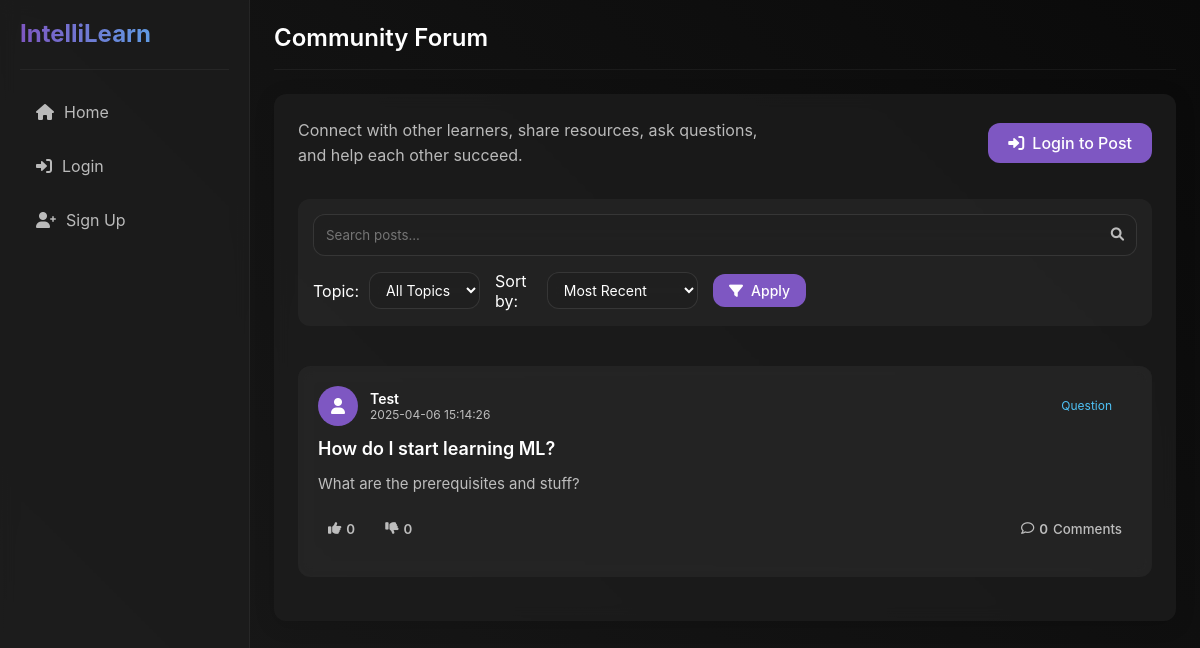
/forum, run on an earlier commit of the app's database.
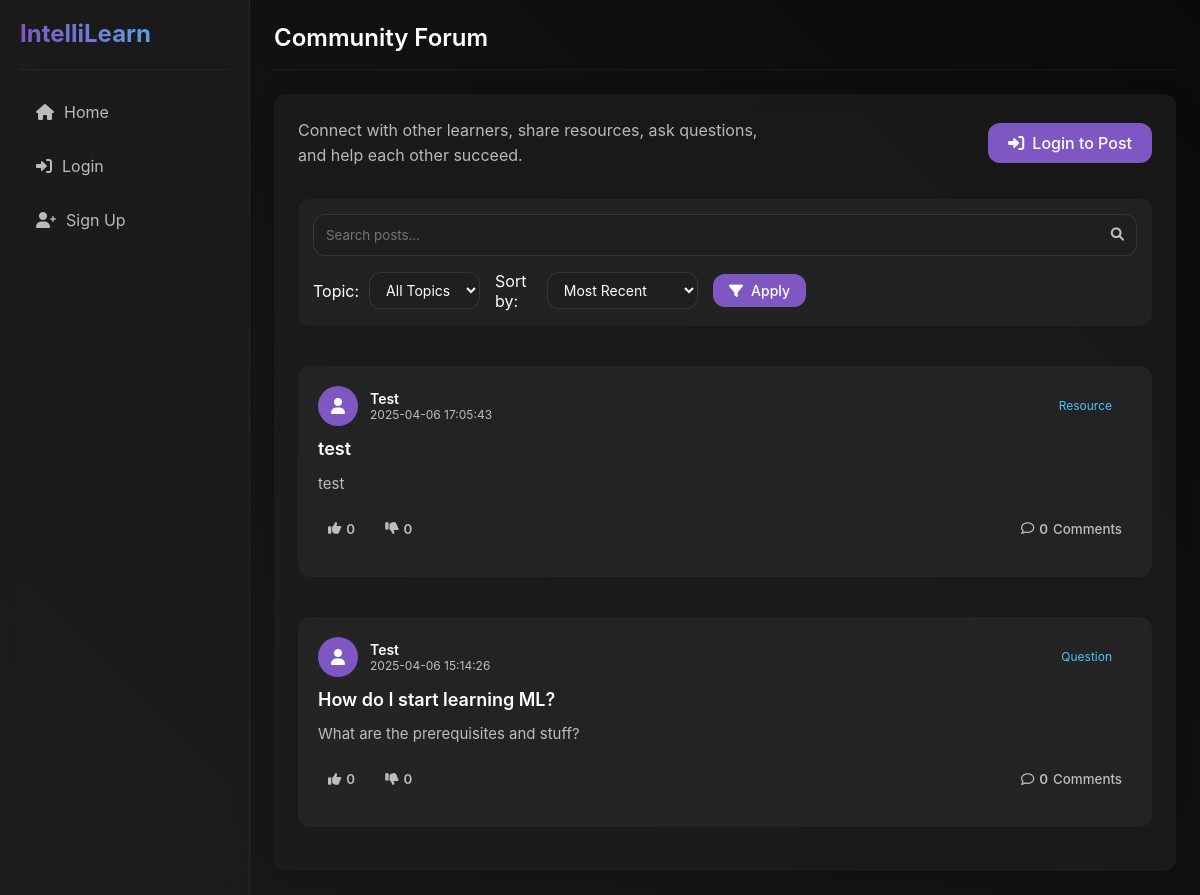
And on a later commit of the database.
### models.py (models this page shows, shortened)
class ForumPost(db.Model):
    __tablename__ = 'forum_posts'
    id = db.Column(db.Integer, primary_key=True)
    title = db.Column(db.String(200), nullable=False)
    content = db.Column(db.Text, nullable=False)
    author_id = db.Column(db.Integer, db.ForeignKey('users.id'), nullable=False)
    topic = db.Column(db.String(50), nullable=True)  # New field for post topic
    created_at = db.Column(db.DateTime, default=datetime.datetime.utcnow)
    has_image = db.Column(db.Boolean, default=False)
    image_path = db.Column(db.String(255), nullable=True)
    likes = db.Column(db.Integer, default=0)
    dislikes = db.Column(db.Integer, default=0)
    comments = db.relationship('ForumComment', backref='post', lazy=True, cascade='all, delete-orphan')
    reactions = db.relationship('ForumReaction', backref='post', lazy=True, cascade='all, delete-orphan')
    def to_dict(self):
        return {
            'id': self.id,
            'title': self.title,
            'content': self.content,
            'author': self.author.username,
            'author_id': self.author_id,
            'topic': self.topic,  # Include topic in dict
            'timestamp': self.created_at.timestamp(),
            'has_image': self.has_image,
            'image_path': self.image_path,
            'likes': self.likes,
            'dislikes': self.dislikes,
            'comments': [comment.to_dict() for comment in self.comments]
        }

class User(db.Model):
    __tablename__ = 'users'
    id = db.Column(db.Integer, primary_key=True)
    username = db.Column(db.String(50), unique=True, nullable=False)
    password = db.Column(db.String(100), nullable=False)
    points = db.Column(db.Integer, default=0)
    level = db.Column(db.Integer, default=1)
    streak = db.Column(db.Integer, default=0)
    completed_topics = db.Column(db.Text, default='[]')  # JSON string of completed topics
    is_premium = db.Column(db.Boolean, default=False)
    premium_until = db.Column(db.DateTime, nullable=True)
    created_at = db.Column(db.DateTime, default=datetime.datetime.utcnow)
    education_level = db.Column(db.String(100), nullable=True)  # e.g., High School, Bachelor's, Master's
    field_of_study = db.Column(db.String(100), nullable=True)  # e.g., Computer Science, Biology
    current_courses = db.Column(db.Text, default='[]')  # JSON string of current courses
    learning_goals = db.Column(db.Text, nullable=True)  # Learning objectives
    career_goals = db.Column(db.String(200), nullable=True)  # Career aspirations
    preferred_learning_style = db.Column(db.String(50), nullable=True)  # e.g., Visual, Auditory, Reading/Writing
    roadmaps = db.relationship('Roadmap', backref='creator', lazy=True)
    forum_posts = db.relationship('ForumPost', backref='author', lazy=True)
    forum_comments = db.relationship('ForumComment', backref='author', lazy=True)
    chat_messages = db.relationship('ChatMessage', backref='user', lazy=True)

### app.py (the view, shortened to what this page needs)
@app.route('/forum')
def forum():
    search_query = request.args.get('search', '').strip()
    filter_topic = request.args.get('topic', '').strip()
    sort_by = request.args.get('sort', 'recent')  # 'recent', 'popular', 'likes'
    query = ForumPost.query.distinct(ForumPost.id)
    if search_query:
        query = query.filter(ForumPost.title.ilike(f'%{search_query}%') |
                             ForumPost.content.ilike(f'%{search_query}%'))
    if filter_topic:
        query = query.filter(ForumPost.topic == filter_topic)
    if sort_by == 'recent':
        query = query.order_by(ForumPost.created_at.desc())
    elif sort_by == 'popular':
        query = query.order_by(db.func.count(ForumComment.id).desc(), ForumPost.created_at.desc())
        query = query.outerjoin(ForumComment).group_by(ForumPost.id)
    elif sort_by == 'likes':
        query = query.order_by(ForumPost.likes.desc(), ForumPost.created_at.desc())
    posts = query.all()
    post_dicts = []
    all_topics = db.session.query(ForumPost.topic).distinct().filter(ForumPost.topic != None, ForumPost.topic != '').all()
    topics = [topic[0] for topic in all_topics]
    current_user_id = None
    if 'username' in session:
        user = User.query.filter_by(username=session['username']).first()
        if user:
            current_user_id = user.id
    for post in posts:
        post_dict = post.to_dict()
        post_dicts.append(post_dict)
    return render_template('forum.html',
                          posts=post_dicts,
                          topics=topics,
                          current_topic=filter_topic,
                          current_search=search_query,
                          current_sort=sort_by)

### app.py (called while the page is built)
@app.template_filter('timestamp_format')
def timestamp_format(timestamp):
    if isinstance(timestamp, datetime.datetime):
        return timestamp.strftime('%Y-%m-%d %H:%M:%S')
    try:
        date = datetime.datetime.fromtimestamp(timestamp)
        return date.strftime('%Y-%m-%d %H:%M:%S')
    except (TypeError, ValueError):
        return str(timestamp)

@app.context_processor
def inject_user():
    user_data = None
    if 'username' in session:
        user = User.query.filter_by(username=session['username']).first()
        if user:
            user_data = user.to_dict()
    return dict(user=user_data)

### templates/forum.html (shortened to what this page needs)
{% extends "base.html" %}
{% block page_title %}Community Forum{% endblock %}
{% block content %}
<div class="forum-container">
    <div class="forum-header">
        <div class="header-info">
            <p>Connect with other learners, share resources, ask questions, and help each other succeed.</p>
        </div>
        {% if 'username' in session %}
        <button class="btn btn-primary" id="new-post-btn">
            <i class="fas fa-plus"></i> New Post
        </button>
        {% else %}
        <a href="{{ url_for('login') }}" class="btn btn-primary">
            <i class="fas fa-sign-in-alt"></i> Login to Post
        </a>
        {% endif %}
    </div>
    <div class="forum-search-filter">
        <form class="search-form" method="GET" action="{{ url_for('forum') }}">
            <div class="search-container">
                <input type="text" name="search" placeholder="Search posts..." value="{{ current_search }}">
                <button type="submit" class="search-btn">
                    <i class="fas fa-search"></i>
                </button>
            </div>
            <div class="filters-container">
                <div class="filter-group">
                    <label for="filter-topic">Topic:</label>
                    <select id="filter-topic" name="topic" class="filter-select">
                        <option value="">All Topics</option>
                    </select>
                </div>
                <div class="filter-group">
                    <label for="filter-sort">Sort by:</label>
                    <select id="filter-sort" name="sort" class="filter-select">
                        <option value="recent" {% if current_sort == 'recent' %}selected{% endif %}>Most Recent</option>
                    </select>
                </div>
                <button type="submit" class="btn btn-secondary btn-sm">
                    <i class="fas fa-filter"></i> Apply
                </button>
            </div>
        </form>
    </div>
    <div id="forum-posts" class="posts-container">
        {% if posts %}
            {% for post in posts %}
            <div class="forum-post">
                <div class="post-header">
                    <div class="post-author">
                        <div class="author-avatar">
                            <i class="fas fa-user"></i>
                        </div>
                        <div class="author-info">
                            <div class="author-name">{{ post.author }}</div>
                            <div class="post-time" data-timestamp="{{ post.timestamp }}">{{ post.timestamp|timestamp_format }}</div>
                        </div>
                    </div>
                    {% if post.topic %}
                    <div class="post-topic">
                        <a href="{{ url_for('forum', topic=post.topic) }}" class="topic-badge">
                            {{ post.topic }}
                        </a>
                    </div>
                    {% endif %}
                </div>
                <h3 class="post-title">{{ post.title }}</h3>
                <div class="post-content">{{ post.content }}</div>
                <div class="post-actions">
                    <div class="reaction-buttons">
                        <button class="btn-action btn-like {% if post.user_reaction == 'like' %}active{% endif %}" data-post-id="{{ post.id }}">
                            <i class="fas fa-thumbs-up"></i> <span class="like-count">{{ post.likes }}</span>
                        </button>
                        <button class="btn-action btn-dislike {% if post.user_reaction == 'dislike' %}active{% endif %}" data-post-id="{{ post.id }}">
                            <i class="fas fa-thumbs-down"></i> <span class="dislike-count">{{ post.dislikes }}</span>
                        </button>
                    </div>
                    <button class="btn-action btn-comments">
                        <i class="far fa-comment"></i> <span class="comment-count">{{ post.comments|length }}</span> Comments
                    </button>
                </div>
            </div>
            {% endfor %}
        {% endif %}
    </div>
</div>
{% endblock %}

### templates/base.html (shortened to what this page needs)
<!DOCTYPE html>
<html lang="en">
<head>
    <link rel="stylesheet" href="{{ url_for('static', filename='css/style.css') }}">
    <link rel="stylesheet" href="https://cdnjs.cloudflare.com/ajax/libs/font-awesome/6.0.0/css/all.min.css">
</head>
<body>
    <div class="app-container">
        <nav class="sidebar">
            <div class="sidebar-header">
                <h1 class="logo">IntelliLearn</h1>
            </div>
            <ul class="sidebar-menu">
                {% if 'username' in session %}
                <li><a href="{{ url_for('dashboard') }}"><i class="fas fa-home"></i> Home</a></li>
                <li><a href="{{ url_for('dashboard') }}"><i class="fas fa-tachometer-alt"></i> Dashboard</a></li>
                <li><a href="{{ url_for('ai_chat') }}"><i class="fas fa-robot"></i> AI Assistant</a></li>
                <li><a href="{{ url_for('roadmap_creator') }}"><i class="fas fa-map"></i> Roadmap Creator</a></li>
                <li><a href="{{ url_for('quiz_generator') }}"><i class="fas fa-question-circle"></i> Quiz Generator</a></li>
                <li><a href="{{ url_for('forum') }}"><i class="fas fa-users"></i> Community Forum</a></li>
                <li><a href="{{ url_for('leaderboard') }}"><i class="fas fa-trophy"></i> Leaderboard</a></li>
                <li><a href="{{ url_for('premium') }}"><i class="fas fa-crown"></i> Premium</a></li>
                <li><a href="{{ url_for('profile') }}"><i class="fas fa-user-circle"></i> My Profile</a></li>
                <li><a href="{{ url_for('logout') }}"><i class="fas fa-sign-out-alt"></i> Logout</a></li>
                {% else %}
                <li><a href="{{ url_for('index') }}"><i class="fas fa-home"></i> Home</a></li>
                <li><a href="{{ url_for('login') }}"><i class="fas fa-sign-in-alt"></i> Login</a></li>
                <li><a href="{{ url_for('signup') }}"><i class="fas fa-user-plus"></i> Sign Up</a></li>
                {% endif %}
            </ul>
        </nav>
        <main class="content">
            <div class="content-header">
                <div class="page-title">
                    <h2>{% block page_title %}IntelliLearn{% endblock %}</h2>
                </div>
            </div>
            <div class="content-body">
                {% block content %}{% endblock %}
            </div>
        </main>
    </div>
</body>
</html>

### static/css/style.css (style rules this page uses)
:root { --bg-primary: #121212; --bg-secondary: rgba(30, 30, 30, 0.7); --bg-tertiary: rgba(45, 45, 45, 0.5); --accent-primary: #7e57c2; --accent-secondary: #4fc3f7; --text-primary: #ffffff; --text-secondary: rgba(255, 255, 255, 0.7); --success: #4caf50; --warning: #ff9800; --error: #f44336; --border-radius: 12px; --sidebar-width: 250px; --header-height: 70px; --box-shadow: 0 4px 20px rgba(0, 0, 0, 0.15); --transition: all 0.3s ease; --blur: 8px; }
* { margin: 0; padding: 0; box-sizing: border-box; font-family: 'Inter', -apple-system, BlinkMacSystemFont, 'Segoe UI', Roboto, Oxygen, Ubuntu, Cantarell, 'Open Sans', 'Helvetica Neue', sans-serif; }
body { background-color: var(--bg-primary); color: var(--text-primary); min-height: 100vh; overflow-x: hidden; background-image: linear-gradient(45deg, #1a1a1a 0%, #0a0a0a 100%); background-attachment: fixed; }
a { color: var(--accent-secondary); text-decoration: none; transition: var(--transition); }
button, .btn { background-color: var(--accent-primary); color: var(--text-primary); border: none; padding: 10px 20px; border-radius: var(--border-radius); cursor: pointer; transition: var(--transition); font-weight: 500; display: inline-flex; align-items: center; justify-content: center; gap: 8px; }
input, textarea, select { background-color: var(--bg-tertiary); border: 1px solid rgba(255, 255, 255, 0.1); color: var(--text-primary); padding: 12px 16px; border-radius: var(--border-radius); width: 100%; transition: var(--transition); backdrop-filter: blur(var(--blur)); }
h1, h2, h3, h4, h5, h6 { color: var(--text-primary); font-weight: 600; line-height: 1.2; margin-bottom: 16px; }
p { color: var(--text-secondary); line-height: 1.6; margin-bottom: 16px; }
.app-container { display: flex; min-height: 100vh; }
.sidebar { width: var(--sidebar-width); background-color: var(--bg-secondary); border-right: 1px solid rgba(255, 255, 255, 0.05); padding: 20px; display: flex; flex-direction: column; position: fixed; top: 0; bottom: 0; left: 0; z-index: 10; backdrop-filter: blur(var(--blur)); }
.sidebar-header { padding-bottom: 20px; margin-bottom: 20px; border-bottom: 1px solid rgba(255, 255, 255, 0.05); }
.logo { font-size: 24px; font-weight: 700; background: linear-gradient(to right, var(--accent-primary), var(--accent-secondary)); -webkit-background-clip: text; -webkit-text-fill-color: transparent; margin: 0; }
.sidebar-menu { list-style: none; flex: 1; }
.sidebar-menu li { margin-bottom: 10px; }
.sidebar-menu a { display: flex; align-items: center; padding: 12px 16px; color: var(--text-secondary); border-radius: var(--border-radius); transition: var(--transition); }
.sidebar-menu a i { margin-right: 10px; font-size: 16px; }
.content { flex: 1; margin-left: var(--sidebar-width); padding: 24px; }
.content-header { display: flex; justify-content: space-between; align-items: center; margin-bottom: 24px; padding-bottom: 16px; border-bottom: 1px solid rgba(255, 255, 255, 0.05); }
.page-title h2 { margin: 0; font-size: 24px; }
.content-body { background-color: var(--bg-secondary); border-radius: var(--border-radius); padding: 24px; backdrop-filter: blur(var(--blur)); box-shadow: var(--box-shadow); }
.forum-post { background-color: var(--bg-tertiary); border-radius: var(--border-radius); padding: 20px; margin-bottom: 20px; backdrop-filter: blur(var(--blur)); }
.post-header { display: flex; justify-content: space-between; align-items: center; margin-bottom: 12px; }
.post-author { display: flex; align-items: center; }
.author-avatar { width: 32px; height: 32px; border-radius: 50%; background-color: var(--accent-primary); display: flex; align-items: center; justify-content: center; margin-right: 8px; }
.post-time { color: var(--text-secondary); font-size: 12px; }

What changed in the data, as far as the page shows it:
added ForumPost: author "Test", timestamp "2025-04-06 17:05:43", topic "Resource", title "test", content "test", likes "0", dislikes "0", comments|length "0"
